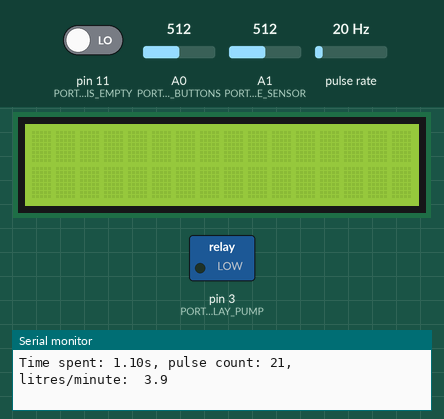
Recording of a sketch running on a simulated Arduino Uno, built with avr-gcc and run on an emulated ATmega328P. Parts: 16×2 character LCD, switched loads named in the sketch (green lamp = pin HIGH), the last lines printed to the serial monitor. Wiring (inferred from the names in the program): pulse sensor: data pin 2. Dashed ring = blinking. The inputs (shaded band) are chosen by the test bench; at power-on: A0 (PORT_LCD_BUTTONS) = 512, A1 (PORT_PRESSURE_SENSOR) = 512, pin 11 (PORT_BARREL_IS_EMPTY) LOW, pulse rate 20 Hz.

Above: at 1.2 s.
1.3 s: A0 (PORT_LCD_BUTTONS) set to 681
2.8 s: A0 (PORT_LCD_BUTTONS) set to 714
At 2.8 s:
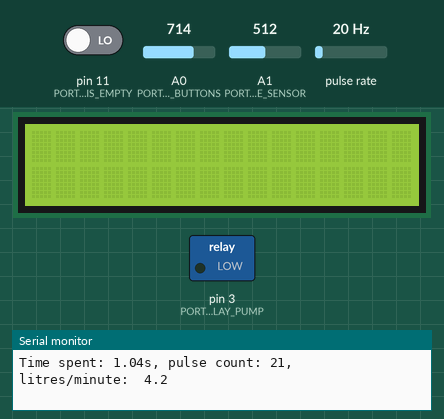
7.3 s: A0 (PORT_LCD_BUTTONS) set to 511
At 7.43 s:
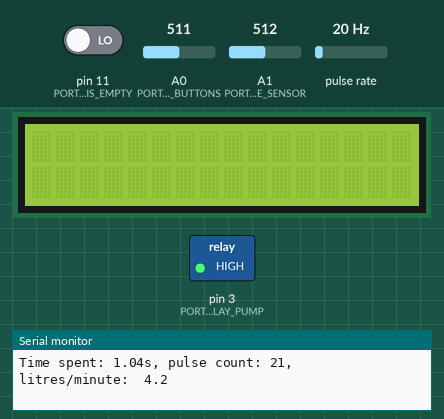
9.8 s: A1 (PORT_PRESSURE_SENSOR) set to 306
At 10.7 s:
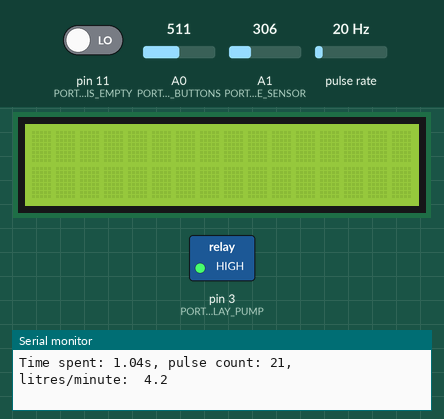
11.3 s: A1 (PORT_PRESSURE_SENSOR) set to 511
At 12.0 s:
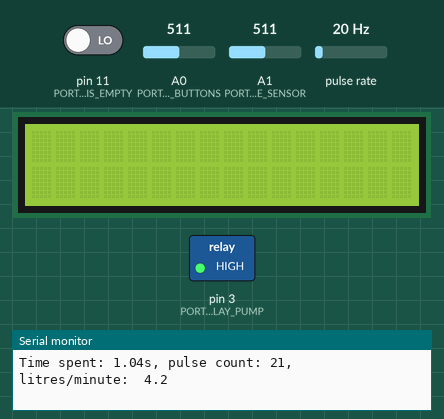
Timing chart, 0 to 15.2 s (numbered marks = the images above; inputs shaded):
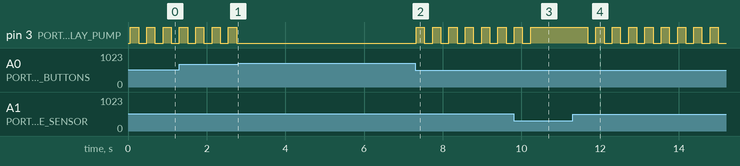

Measured:
- the behaviour switches between 699 and 700 on A0 (PORT_LCD_BUTTONS) (found by bisection; images 0 and 1)
- after the input at 2.8 s, pin 3 (PORT_RELAY_PUMP): stops changing and stays LOW
- after the input at 7.3 s, pin 3 (PORT_RELAY_PUMP): alternates HIGH for 0.21 s and LOW for 0.21 s, starting at once
- after the input at 9.8 s, pin 3 (PORT_RELAY_PUMP): goes on until 10.2 s, then stays HIGH
- after the input at 11.3 s, pin 3 (PORT_RELAY_PUMP): alternates HIGH for 0.21 s and LOW for 0.21 s, starting after 0.39 s
- by itself, pin 3 (PORT_RELAY_PUMP): alternates HIGH for 0.21 s and LOW for 0.21 s

The sketch:

ext-barrel.ino
```cpp
#include <Arduino.h>
#include "constants.h"
#include "variables.h"
#include "pump.h"
#include "kbd.h"
#include "pressure.h"
#include "display.h"
#include "counter.h"
#include "levels.h"

////////////////////////////////////////////////////////////////////////
void setup() {
  // init display
  lcd.begin(16, 2);
  // initial cursor position
  cursor_position = CUR_PRESS_LOW;
  // initial motor state
  pumpOff();
  // initial pressure values
  pressure_low = DEFAULT_MIN_VALUE;
  pressure_high = DEFAULT_MAX_VALUE;
  // port modes
  pinMode(PORT_BARREL_IS_EMPTY, INPUT);
  pinMode(PORT_SENSOR_FLOW, INPUT);
  pinMode(PORT_RELAY_PUMP, OUTPUT);
  init_pressure_averager();
  // flow
  attachHandler();
  // debug purposes
  Serial.begin(38400);
}

////////////////////////////////////////////////////////////////////////
void read_sensors() {
  is_empty = read_is_empty();
  pressure_current_volt = read_pressure_avg();
}

// HANDLE KEYBOARD, UPDATE global variables, DO PUMP SWITCH IN MANUAL MODE
void handle_keyboard() {
  switch (read_button()) {
    case btnRIGHT:  handleBtnRight(); break;
    case btnLEFT:   handleBtnLeft();  break;
    case btnUP:     handleBtnUp();    break;
    case btnDOWN:   handleBtnDown();  break;
    case btnSELECT: pumpSwitch();  break;
  }
  // update sensor value
  use_sensor = pressure_low < pressure_high;
  // update voltage values for pressures
  pressure_low_volt  = press_to_volt(pressure_low);
  pressure_high_volt = press_to_volt(pressure_high);
}

// DO PUMP CONTROL BASED ON THE PRESSURE READ //////////////////////////
void do_pump_control() {
  if (is_empty) {
    pumpOff();
    return;
  }
  if (is_manual_mode()) return;
  if (pressure_current_volt >= pressure_high_volt)                pumpOff();
  if (pressure_current_volt <= pressure_low_volt && !is_motor_on) pumpOn();
}

float calc_lpm(long spent) {
  double actual_seconds = double(spent) / 1000;
  double pulses_per_second = pulse_count / actual_seconds;
  return pulses_per_second / factor;
}

////////////////////////////////////////////////////////////////////////
void handle_flow() {
  long curTime = millis();
  long spent = curTime - oldTime;
  if (spent > 1000) {
    detachHandler();
    flow = calc_lpm(spent);
    String msg = "Time spent: " + String(double(spent) / 1000) + "s, pulse count: " + String(pulse_count) + ", litres/minute: " + floatToReadable(flow);
    Serial.println(msg);
    oldTime = curTime;
    pulse_count = 0;
    attachHandler();
  }
}

void loop() {
  read_sensors();
  handle_keyboard();
  do_pump_control();
  handle_flow();
  display(lcd); // relies on the `flow` variable
  delay(200);
}
```

constants.h
```cpp
// ports
#define PORT_LCD_BUTTONS     A0 // A
#define PORT_PRESSURE_SENSOR A1 // A
#define PORT_SENSOR_FLOW      2 // D as interrupt 0
#define PORT_RELAY_PUMP       3 // D
#define PORT_BARREL_IS_EMPTY 11 // D (on the left from D3 on dfrobot)

// buttons - just aliases
#define btnNONE   0
#define btnRIGHT  1
#define btnUP     2
#define btnDOWN   3
#define btnLEFT   4
#define btnSELECT 5

// min / max values can be set through the UI (1.00 .. 4.00)
#define MIN_VALUE 100
#define MAX_VALUE 400

// min / max default values (on: 2.4 / off: 3.9)
// with those settings we have 31 sec work / 23 sec idle cycle
#define DEFAULT_MIN_VALUE 240
#define DEFAULT_MAX_VALUE 390
// delta per button click means 0.1
#define STEP 10

// cursor position
#define CUR_PRESS_LOW  1
#define CUR_PRESS_HIGH 2

// barrel is empty messages
#define IS_EMPTY_LINE1 "                "
#define IS_EMPTY_LINE2 "BARREL IS EMPTY!"

// voltage to pressure mapping
const unsigned int voltage_val[] = { 110, 220, 337, 454, 570, 690, 810, 920 };
const unsigned int pressure_val[] = {  0, 100, 200, 300, 400, 500, 600, 700 };
const unsigned int a_length = sizeof(voltage_val) / sizeof(int);

// interrupt for counter
// arduino UNO has two interrupts
// pin 2 - interrupt 0
// pin 3 - interrupt 1
// digitalPinToInterrupt does this mapping
const int INT_COUNTER = digitalPinToInterrupt(PORT_SENSOR_FLOW);

// used to convert pulses to liters
// https://m.hi-ip.com/en/industrial-automation/sensors/flow-sensors/datchik-rashoda-zhidkosti-fs400a-g1-1-60-lmin.html
// 1 liter / minute = 4.8 pulses / second
// TODO: seems not very accurate, needs to be adjusted.
const float factor = 4.8;
```

counter.h
```cpp
// INTERRUPT-RELATED
void flowCounterService() {
  pulse_count++;
}

void attachHandler() {
  attachInterrupt(INT_COUNTER, flowCounterService, FALLING);
}

void detachHandler() {
  detachInterrupt(INT_COUNTER);
}
```

display.h
```cpp
#include "functions.h"

// actually, first digit after comma
// 5.73 => 7
int fractional(float x) {
  return int (x * 10) - int (x) * 10;
}

// produces String value in format XX.X
String floatToReadable(float val) {
  int rounded = int (val);
  String first = rounded < 10 ? " " : "";
  return
    first +
    String(rounded)
     + "." +
    String(fractional(val)); // last digit
}

// we use bool special
// for special marker '*' to divide fractional part
// to indicate where cursor now is
String intToReadable(unsigned int value, bool special) {
  int digit1 = value / 100;
  int digit2 = (value % 100) / 10;
  int digit3 = value % 10;
  String delimiter = special ? "*" : ".";
  return String(digit1) + delimiter + String(digit2) + String(digit3);
}

String mk_line1() {
  return is_empty ? IS_EMPTY_LINE1 :
    intToReadable(pressure_low, cursor_position == CUR_PRESS_LOW)
    + "/" +
    intToReadable(pressure_high, cursor_position == CUR_PRESS_HIGH)
    + " C:" +
    intToReadable(volt_to_press(pressure_current_volt), false)
    + " ";
}

String mk_line2() {
  return is_empty ? IS_EMPTY_LINE2 :
    "F:" +
    floatToReadable(flow)
    + "lm " +
    String(use_sensor ? "A" : "M")
    + " V" +
    String(pressure_current_volt)
    + " ";
}

void display(LiquidCrystal lcd0) {
  lcd0.setCursor(0, 0); lcd0.print(mk_line1());
  lcd0.setCursor(0, 1); lcd0.print(mk_line2());
}
```

functions.h
```cpp
unsigned int map1(unsigned int val, unsigned int from[], unsigned int to[]) {
  if (val < from[0]) { return to[0]; } // out of range (less)

  for (int i = 0; i < a_length; i++) {
    if (val == from[i]) {
      return to[i];
    } else if (val < from[i]) {
      int deltaFrom = from[i] - from[i-1];
      int deltaTo = to[i] - to[i-1];

      int shiftFrom = val - from[i-1];
      float k = (float) shiftFrom / deltaFrom;
      return to[i-1] + deltaTo * k;
    }
  }

  return to[a_length - 1]; // out of range (more)
}

int volt_to_press(int volt) {
  return map1(volt, voltage_val, pressure_val);
}

int press_to_volt(int pres){
  return map1(pres, pressure_val, voltage_val);
}
```

kbd.h
```cpp
int read_button() {
  unsigned int in = analogRead(PORT_LCD_BUTTONS); // 0 - port, which used to read buttons
  if (in < 50)   return btnRIGHT;   // 0
  if (in < 150)  return btnUP;      // 97
  if (in < 300)  return btnDOWN;    // 253
  if (in < 450)  return btnLEFT;    // 405
  if (in < 700)  return btnSELECT;  // 638
  return btnNONE;
}

// KEYBOARD OPERATIONS AFFECT ONLY: pressure_low, pressure_high, cursor_position
void dec_low()  { if (pressure_low > MIN_VALUE)         pressure_low  -= STEP; }
void inc_low()  { if (pressure_high - pressure_low > 1) pressure_low  += STEP; }
void dec_high() { if (pressure_high - pressure_low > 1) pressure_high -= STEP; }
void inc_high() { if (pressure_high < MAX_VALUE)        pressure_high += STEP; }

void handleBtnRight() {
  cursor_position = CUR_PRESS_HIGH;
}

void handleBtnLeft() {
  cursor_position = CUR_PRESS_LOW;
}

void handleBtnUp() {
  if (cursor_position == CUR_PRESS_LOW) inc_low();
  else                                  inc_high();
}

void handleBtnDown() {
  if (cursor_position == CUR_PRESS_LOW) dec_low();
  else                                  dec_high();
}
```

levels.h
```cpp
// HIGH = we are in open  position and pulled-up to +5V
// LOW  = we are in close position and short-circuited to the GROUND
bool read_is_empty() {
  return digitalRead(PORT_BARREL_IS_EMPTY) == HIGH;
}
```

pressure.h
```cpp
// READ UNPROCESSED PRESSURE (VOLTS, ANALOG: 0..1023)
int read_pressure_raw() {
  return analogRead(PORT_PRESSURE_SENSOR);
}

void init_pressure_averager() {
  int p = read_pressure_raw();
  for (int i = 0; i < TAIL_SIZE; i++) p_tail[i] = p;
}

int average(int data[], int size) {
  int sum = 0;
  for (int i = 0; i < size; i++) sum += data[i];
  return sum / size;
}

// READ CURRENT PRESSURE AVERAGED to the last 5 values
int read_pressure_avg() {
  p_tail[p_position % TAIL_SIZE] = read_pressure_raw();
  // move index
  if (p_position + 1 < TAIL_SIZE) p_position++;
  else                            p_position = 0;
  // calculate average
  return average(p_tail, TAIL_SIZE);
}
```

pump.h
```cpp
#include <Arduino.h>
// PUMP OPERATIONS

void pumpOn() {
  if (is_empty) return;
  digitalWrite(PORT_RELAY_PUMP, HIGH);
  is_motor_on = true;
}

void pumpOff() {
  digitalWrite(PORT_RELAY_PUMP, LOW);
  is_motor_on = false;
}

void pumpSwitch() {
  if (is_motor_on) pumpOff();
  else             pumpOn();
}
```

variables.h
```cpp
// LCD
#include <LiquidCrystal.h>
LiquidCrystal lcd(8, 9, 4, 5, 6, 7);

// safety stuff, start from empty barrel
bool is_empty = true;

// current cursor position
int cursor_position;

// global state for motor relay
bool is_motor_on;

// current pressures for on(low) / off(high), being set via UI
int pressure_low;
int pressure_high;

// the same in volage, because sensor returns the voltage
int pressure_low_volt;
int pressure_high_volt;

// current pressure, being read on each iteration
int pressure_current_volt;

// used for 'mute' the sensor
// if low=high we don't use the sensor's value for relay control
// we work based on SELECT button
bool use_sensor = true;
bool is_manual_mode() { return !use_sensor; }

// buffer to average pressures being read
const int TAIL_SIZE = 5;
int p_tail[TAIL_SIZE];
int p_position = 0;

// pulse counter
volatile unsigned int pulse_count = 0;

// flow, liters per minute
float flow = 0.0;

// the most recent time flow was calculated
long oldTime = 0;
```
